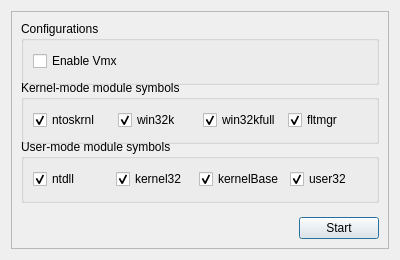
<?xml version="1.0" encoding="UTF-8"?>
<ui version="4.0">
 <class>SymLoadDialog</class>
 <widget class="QDialog" name="SymLoadDialog">
  <property name="windowModality">
   <enum>Qt::NonModal</enum>
  </property>
  <property name="geometry">
   <rect>
    <x>0</x>
    <y>0</y>
    <width>400</width>
    <height>260</height>
   </rect>
  </property>
  <property name="sizePolicy">
   <sizepolicy hsizetype="Minimum" vsizetype="Minimum">
    <horstretch>0</horstretch>
    <verstretch>0</verstretch>
   </sizepolicy>
  </property>
  <property name="minimumSize">
   <size>
    <width>400</width>
    <height>260</height>
   </size>
  </property>
  <property name="windowTitle">
   <string>Configuration</string>
  </property>
  <property name="modal">
   <bool>true</bool>
  </property>
  <layout class="QVBoxLayout" name="verticalLayout_2">
   <item>
    <widget class="QFrame" name="frame">
     <property name="frameShape">
      <enum>QFrame::StyledPanel</enum>
     </property>
     <property name="frameShadow">
      <enum>QFrame::Raised</enum>
     </property>
     <layout class="QVBoxLayout" name="verticalLayout">
      <item>
       <widget class="QGroupBox" name="groupBox_cfg">
        <property name="minimumSize">
         <size>
          <width>0</width>
          <height>64</height>
         </size>
        </property>
        <property name="title">
         <string>Configurations</string>
        </property>
        <layout class="QHBoxLayout" name="horizontalLayout_4">
         <item>
          <widget class="QCheckBox" name="checkBox_vmx">
           <property name="enabled">
            <bool>true</bool>
           </property>
           <property name="text">
            <string>Enable Vmx</string>
           </property>
           <property name="checked">
            <bool>false</bool>
           </property>
          </widget>
         </item>
        </layout>
       </widget>
      </item>
      <item>
       <widget class="QGroupBox" name="groupBox_km">
        <property name="sizePolicy">
         <sizepolicy hsizetype="Preferred" vsizetype="Fixed">
          <horstretch>0</horstretch>
          <verstretch>0</verstretch>
         </sizepolicy>
        </property>
        <property name="minimumSize">
         <size>
          <width>0</width>
          <height>64</height>
         </size>
        </property>
        <property name="title">
         <string>Kernel-mode module symbols</string>
        </property>
        <layout class="QHBoxLayout" name="horizontalLayout_3">
         <item>
          <widget class="QCheckBox" name="checkBox_ntoskrnl">
           <property name="text">
            <string>ntoskrnl</string>
           </property>
           <property name="checked">
            <bool>true</bool>
           </property>
          </widget>
         </item>
         <item>
          <widget class="QCheckBox" name="checkBox_win32k">
           <property name="text">
            <string>win32k</string>
           </property>
           <property name="checked">
            <bool>true</bool>
           </property>
          </widget>
         </item>
         <item>
          <widget class="QCheckBox" name="checkBox_win32kFull">
           <property name="text">
            <string>win32kfull</string>
           </property>
           <property name="checked">
            <bool>true</bool>
           </property>
          </widget>
         </item>
         <item>
          <widget class="QCheckBox" name="checkBox_fltmgr">
           <property name="text">
            <string>fltmgr</string>
           </property>
           <property name="checked">
            <bool>true</bool>
           </property>
          </widget>
         </item>
        </layout>
       </widget>
      </item>
      <item>
       <widget class="QGroupBox" name="groupBox_um">
        <property name="sizePolicy">
         <sizepolicy hsizetype="Preferred" vsizetype="MinimumExpanding">
          <horstretch>0</horstretch>
          <verstretch>0</verstretch>
         </sizepolicy>
        </property>
        <property name="minimumSize">
         <size>
          <width>0</width>
          <height>64</height>
         </size>
        </property>
        <property name="title">
         <string>User-mode module symbols</string>
        </property>
        <layout class="QHBoxLayout" name="horizontalLayout_2">
         <item>
          <widget class="QCheckBox" name="checkBox_ntdll">
           <property name="text">
            <string>ntdll</string>
           </property>
           <property name="checked">
            <bool>true</bool>
           </property>
          </widget>
         </item>
         <item>
          <widget class="QCheckBox" name="checkBox_kernel32">
           <property name="text">
            <string>kernel32</string>
           </property>
           <property name="checked">
            <bool>true</bool>
           </property>
          </widget>
         </item>
         <item>
          <widget class="QCheckBox" name="checkBox_kernelBase">
           <property name="text">
            <string>kernelBase</string>
           </property>
           <property name="checked">
            <bool>true</bool>
           </property>
          </widget>
         </item>
         <item>
          <widget class="QCheckBox" name="checkBox_user32">
           <property name="text">
            <string>user32</string>
           </property>
           <property name="checked">
            <bool>true</bool>
           </property>
           <property name="tristate">
            <bool>false</bool>
           </property>
          </widget>
         </item>
        </layout>
       </widget>
      </item>
      <item>
       <widget class="QLabel" name="label_loadingStatus">
        <property name="text">
         <string/>
        </property>
        <property name="textFormat">
         <enum>Qt::PlainText</enum>
        </property>
       </widget>
      </item>
      <item>
       <layout class="QHBoxLayout" name="horizontalLayout">
        <property name="spacing">
         <number>6</number>
        </property>
        <property name="sizeConstraint">
         <enum>QLayout::SetDefaultConstraint</enum>
        </property>
        <property name="leftMargin">
         <number>0</number>
        </property>
        <property name="topMargin">
         <number>0</number>
        </property>
        <property name="rightMargin">
         <number>0</number>
        </property>
        <item alignment="Qt::AlignRight">
         <widget class="QPushButton" name="pushButton_load">
          <property name="sizePolicy">
           <sizepolicy hsizetype="Fixed" vsizetype="Fixed">
            <horstretch>0</horstretch>
            <verstretch>0</verstretch>
           </sizepolicy>
          </property>
          <property name="text">
           <string>Start</string>
          </property>
         </widget>
        </item>
       </layout>
      </item>
     </layout>
    </widget>
   </item>
  </layout>
 </widget>
 <resources/>
 <connections/>
</ui>
